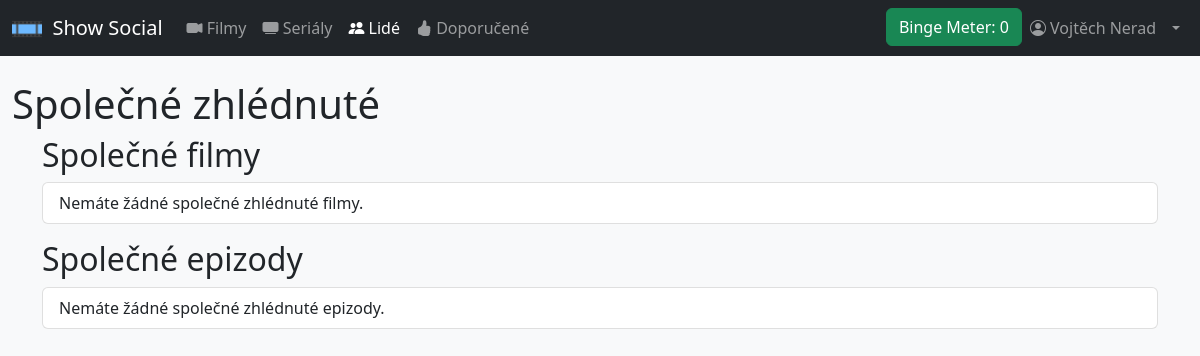
Page /common.php?targetUser=20 (signed in) on the earlier database version.
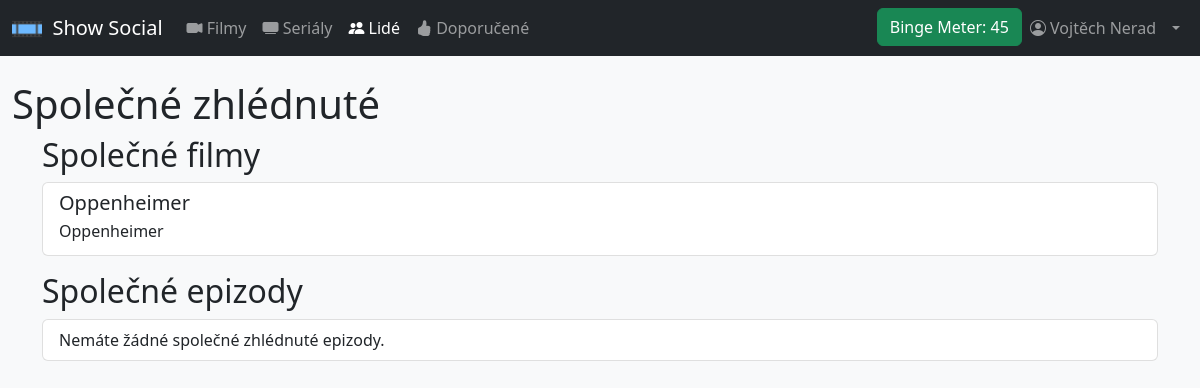
Same page on the later database version.
### tables this page shows
CREATE TABLE `movies` (
  `movie_id` int(11) NOT NULL,
  `title` varchar(100) NOT NULL,
  `original_title` varchar(100) NOT NULL,
  `overview` varchar(1000) NOT NULL,
  `poster_path` varchar(50) NOT NULL,
  `release_date` date NOT NULL,
  `runtime` smallint(6) NOT NULL
);

### classes/dbh.class.php (called while the page is built)
<?php
class Dbh {
    private $host = "db.dw175.webglobe.com";
    private $username = "showsocialuser";
    private $password = "Ayylmao1337";
    private $dbname = "show_social";
    public function connect() {
        $dsn = 'mysql:host=' .  $this->host .';dbname=' . $this->dbname;
        $pdo = new PDO($dsn, $this->username, $this->password);
        $pdo->setAttribute(PDO::ATTR_DEFAULT_FETCH_MODE, PDO::FETCH_ASSOC);
        return $pdo;
    }
}

### classes/User.class.php (called while the page is built, shortened)
<?php
require_once $_SERVER['DOCUMENT_ROOT'].'/classes/dbh.class.php';
class User extends Dbh {
    private $id;
    function __construct($userId) {
        $this->id = $userId;
    }
    function getWatchtimePerLastDay() {
        $showSql = '
            SELECT SUM(tv_show_episodes.runtime) as runtime
            FROM seen_episodes
            LEFT JOIN tv_show_episodes
            ON seen_episodes.id = tv_show_episodes.id
            WHERE seen_episodes.timestamp >= NOW() - INTERVAL 1 DAY AND user_id = (:user_id);
        ';
        $showsStatement = $this->connect()->prepare($showSql);
        $showsStatement->execute([
            ":user_id" => $this->id
        ]);
        $showsWatchtime = $showsStatement->fetch();
        $moviesSql = '
            SELECT SUM(movies.runtime) as runtime
            FROM seen_movies
            LEFT JOIN movies
            ON seen_movies.movie_id = movies.movie_id
            WHERE seen_movies.timestamp >= NOW() - INTERVAL 1 DAY AND user_id = (:user_id);
        ';
        $moviesStatement = $this->connect()->prepare($moviesSql);
        $moviesStatement->execute([
            ":user_id" => $this->id
        ]);
        $moviesWatchtime = $moviesStatement->fetch();
        $totalWatchtime = new stdClass();
        $totalWatchtime->watchtime = 0;
        if ($moviesWatchtime['runtime']) {
            $totalWatchtime->watchtime = $totalWatchtime->watchtime + $moviesWatchtime['runtime'];
        }
        $limitSql = '
            SELECT watch_limit
            FROM users
            WHERE id = (:user_id)
            LIMIT 1;
        ';
        $limitStatement = $this->connect()->prepare($limitSql);
        $limitStatement->execute([
            ':user_id' => $this->id
        ]);
        $watchtimeLimit = $limitStatement->fetch();
        $totalWatchtime->watchtimeLimit = $watchtimeLimit['watch_limit'];
        $totalWatchtime->watchtimePercentage = round((($totalWatchtime->watchtime/$totalWatchtime->watchtimeLimit) * 100), 1);
        return $totalWatchtime;
    }
    function listSeenMoviesInCommon($targetUserId) {
        $movieListStatement = $this->connect()->prepare('
            SELECT currentUser.movie_id, movies.title, movies.original_title, movies.poster_path
            FROM (
                SELECT movie_id
                FROM seen_movies
                WHERE user_id = (:current_user_id)
            ) currentUser
            JOIN (
                SELECT movie_id
                FROM seen_movies
                WHERE user_id = (:target_user_id)
            ) targetUser
            ON currentUser.movie_id = targetUser.movie_id
            LEFT JOIN movies
            ON currentUser.movie_id = movies.movie_id;
        ');
        $movieListStatement->execute([
            ':current_user_id' => $_SESSION['user_id'],
            ':target_user_id' => $targetUserId
        ]);
        $movieList = $movieListStatement->fetchAll();
        return $movieList;
    }
}

### common.php (the view, shortened to what the changed rows need)
<?php
require_once 'classes/User.class.php';
$targetUserId = $_GET['targetUser'];
require_once 'includes/header.inc.php';
echo '<h1>Společné zhlédnuté</h1>';
echo '<div class="container-sm mb-3">';
echo '<h2>Společné filmy</h2>';
$movieList = $user->listSeenMoviesInCommon($targetUserId);
echo '<div class="list-group">';
if ($movieList) {
    foreach ($movieList as $movie) {
        echo '<a href="./movie.php?id=' . $movie['movie_id'] . '" class="list-group-item list-group-item-action">';
        echo '<div class="d-flex w-100 justify-content-between">';
        echo '<h5 class="mb-1">' . $movie['title'] . '</h5>';
        echo '</div>';
        echo '<p class="mb-1">' . htmlspecialchars($movie['original_title']) . '</p>';
        echo '</a>';
    }
} else {
    echo '<div class="list-group-item">Nemáte žádné společné zhlédnuté filmy.</div>';
}
echo '</div>';
echo '</div>';
echo '<div class="container-sm mb-3">';
echo '<h2>Společné epizody</h2>';
echo '</div>';
require_once 'includes/footer.inc.php';

### includes/navbar.inc.php (shortened to what the changed rows need)
<?php
    require_once $_SERVER['DOCUMENT_ROOT'].'/classes/User.class.php';
    if (isset($_SESSION['user_id'])) {
        $userDataStatement = $db->prepare('
            SELECT watch_limit
            FROM users
            WHERE id = (:id)
            LIMIT 1;
        ');
        $userDataStatement->execute(array(':id' => $_SESSION['user_id']));
        $userData = $userDataStatement->fetch();
        $user = new User($_SESSION['user_id']);
    }
?>
<nav class="navbar sticky-top navbar-expand-lg navbar-dark bg-dark mb-4">
    <div class="container-fluid">
        <div class="collapse navbar-collapse" id="navbarSupportedContent">
            <ul class="navbar-nav ms-auto mb-2 mb-lg-0">
                <li class="nav-item">
                    <?php
                    if (isset($_SESSION['user_id'])) {
                        $watchtimeObject = $user->getWatchtimePerLastDay();
                        $seenMinutesInTotal = $watchtimeObject->watchtime;
                        $bingeMeterClass = ($seenMinutesInTotal > $userData['watch_limit']) ? 'btn-danger' : 'btn-success';
                        $seenPercentage = round((($seenMinutesInTotal/$userData['watch_limit']) * 100), 1);
                        if ($seenPercentage < 80) {
                            $bingeMeterClass = 'success';
                        } elseif ($seenPercentage < 100) {
                            $bingeMeterClass = 'warning';
                        } else {
                            $bingeMeterClass = 'danger';
                        }
                        echo '<a href="../bingemeter.php" id="binge-meter-button" class="btn btn-' . $bingeMeterClass . '">';
                        echo 'Binge Meter: ' . $seenPercentage;
                        echo '</a>';
                    }
                    ?>
                </li>
            </ul>
        </div>
    </div>
</nav>

Differences in the rows shown:
added movies: title "Oppenheimer", original_title "Oppenheimer"
Other differences:
$seenPercentage: "0" → "45"
text no longer shown: "Nemáte žádné společné zhlédnuté filmy."
